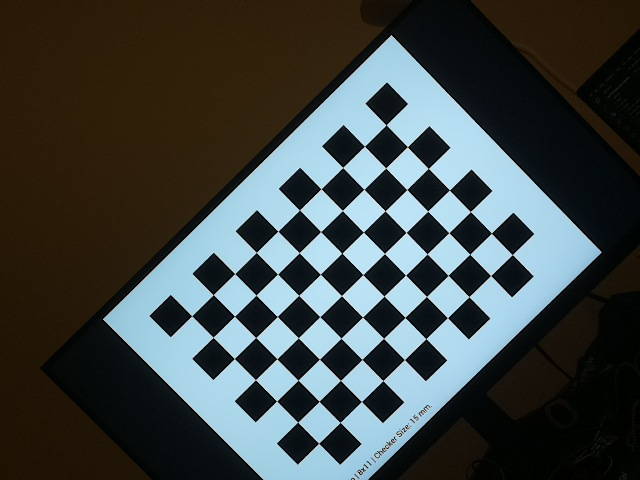
#> input picture scripts/camera_calibration/calib_01.jpg, 640 x 480 px; its folder holds only this picture in this run
$ python camera_calibration.py
#> lines starting #> are read from the running program, lines starting #| are printed output that depends on the picture; after the words box and inside, x2 and y2 are one past the last pixel; in counts of white or black regions, pixels touching at a corner belong together; long printed decimals are rounded
import cv2
import numpy as np
import glob

# === Settings ===
chessboard_size = (7, 10)       # Inner corners per row/column
square_size = 31.75             # mm
image_folder = "scripts/camera_calibration/*.jpg"

# === Prepare object points ===
objp = np.zeros((chessboard_size[0]*chessboard_size[1], 3), np.float32)
objp[:, :2] = np.mgrid[0:chessboard_size[0], 0:chessboard_size[1]].T.reshape(-1, 2)
objp *= square_size

objpoints = []  # 3D points in world
imgpoints = []  # 2D points in image

images = glob.glob(image_folder)

print(f"Found {len(images)} images...")

for fname in images:
    img = cv2.imread(fname)
#> img is the input picture: shape (480, 640, 3); mean B, G, R 68.6, 69.7, 63.1
    gray = cv2.cvtColor(img, cv2.COLOR_BGR2GRAY)
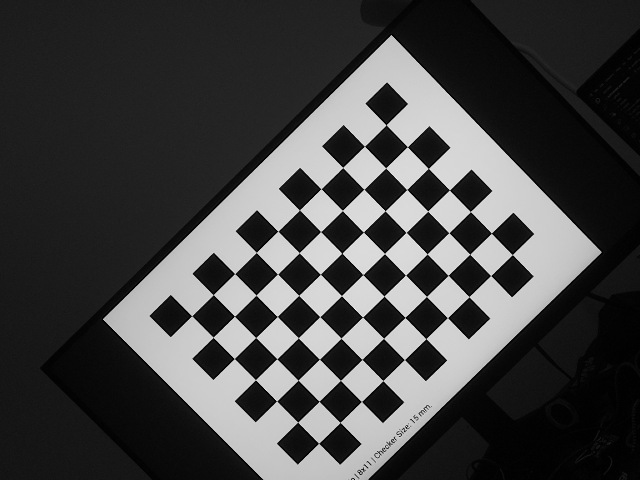
#> gray: shape (480, 640); min 0, max 246, mean 67.6

    # Find chessboard corners
    ret, corners = cv2.findChessboardCorners(gray, chessboard_size, None)
#> ret = True; corners = 70 rows, first 8: [386.1, 124.8], [407.4, 146.7], [428.4, 168.4], [449.5, 190], [470.3, 211.5], [491.4, 233.2], [512.3, 254.6], [364.5, 146.1]

    if ret:
        objpoints.append(objp)
        imgpoints.append(corners)

        # Optional: refine and draw
        corners2 = cv2.cornerSubPix(gray, corners, (11,11), (-1,-1),
                                    criteria=(cv2.TERM_CRITERIA_EPS + cv2.TERM_CRITERIA_MAX_ITER, 30, 0.001))
#> corners2 = 70 rows, first 8: [386.1, 124.8], [407.3, 146.7], [428.3, 168.4], [449.4, 190], [470.4, 211.6], [491.4, 233.1], [512.3, 254.6], [364.5, 146.2]
        img = cv2.drawChessboardCorners(img, chessboard_size, corners2, ret)
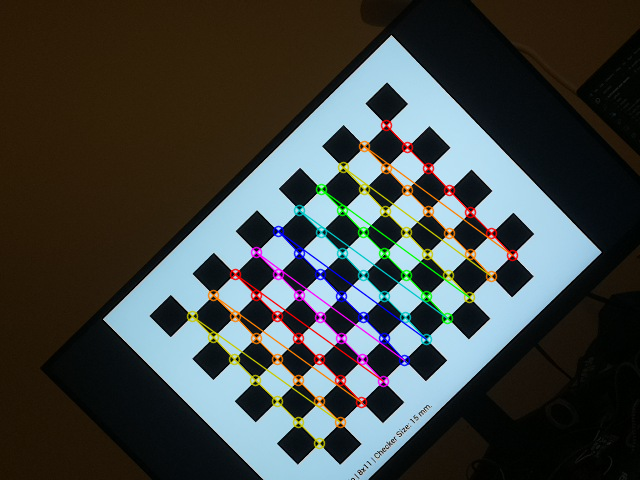
#> img: shape (480, 640, 3); 4.43% of pixels changed, all inside (x1, y1, x2, y2) = (186, 119, 519, 450)
        cv2.imshow('Corners', img)
        cv2.waitKey(100)
    else:
        print(f"❌ Corners not found in {fname}")

cv2.destroyAllWindows()

# === Calibrate ===
ret, K, dist, rvecs, tvecs = cv2.calibrateCamera(objpoints, imgpoints, gray.shape[::-1], None, None)
#> ret = 0.0803; K = [[1089.5, 0, 318.1], [0, 1088.4, 255.5], [0, 0, 1]]; dist = [[0.0977, -7.05, -0.00147, 4.4e-05, 154]]; rvecs = ([0.0377, -0.0367, 0.794],); tvecs = ([71.16, -136.6, 1139.4],)

print("\n✅ Calibration Complete")
print("Camera matrix (K):\n", K)
#| Camera matrix (K):
#|  [[1.08947705e+03 0.00000000e+00 3.18050398e+02]
#|  [0.00000000e+00 1.08837709e+03 2.55459683e+02]
#|  [0.00000000e+00 0.00000000e+00 1.00000000e+00]]
print("Distortion coefficients:\n", dist.ravel())
#| Distortion coefficients:
#|  [ 9.76612941e-02 -7.05125116e+00 -1.46594629e-03  4.39978947e-05
#|   1.53993681e+02]

# === Save to file ===
np.savez("camera_calibration.npz", K=K, dist=dist)

print("\nSaved to 'camera_calibration.npz'")

$ run again, on scripts/camera_calibration/calib_05.jpg
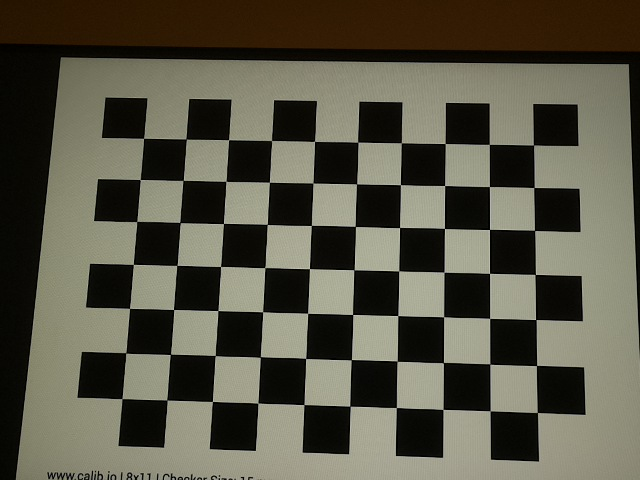
#> input picture scripts/camera_calibration/calib_05.jpg, 640 x 480 px
#> img is the input picture: shape (480, 640, 3); mean B, G, R 70.7, 85.4, 87.7
#> `gray = cv2.cvtColor(img, cv2.COLOR_BGR2GRAY)`:
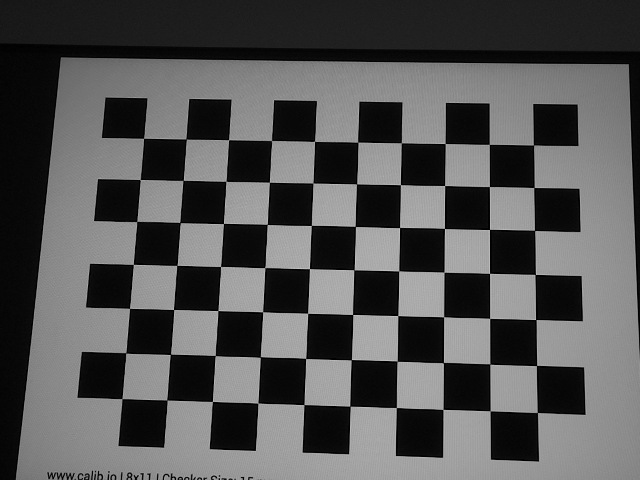
#> gray: shape (480, 640); min 0, max 197, mean 84.5
#> `ret, corners = cv2.findChessboardCorners(gray, chessboard_size, None)`: ret = True; corners = 70 rows, first 8: [533.5, 145], [534, 187.5], [534.6, 230.4], [535.3, 274.5], [535.7, 319.5], [536.5, 365.5], [537.4, 412.5], [489.3, 144.4]
#> corners2 = 70 rows, first 8: [533.5, 145], [533.9, 187.5], [534.5, 230.4], [535.2, 274.4], [535.8, 319.5], [536.5, 365.5], [537.4, 412.5], [489.3, 144.4]
#> `img = cv2.drawChessboardCorners(img, chessboard_size, corners2, ret)`:
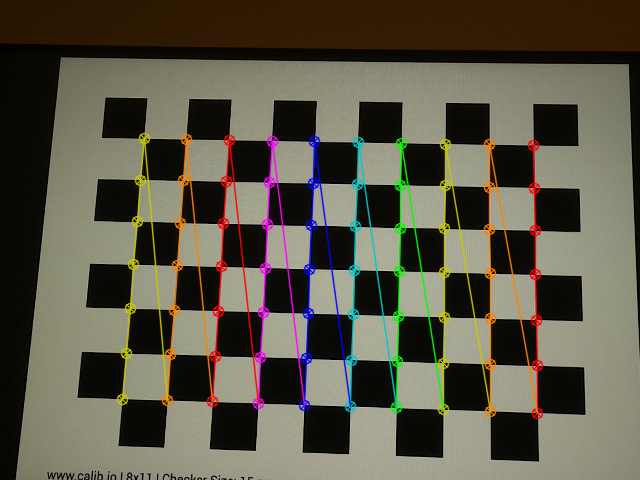
#> img: shape (480, 640, 3); 6.73% of pixels changed, all inside (x1, y1, x2, y2) = (116, 132, 544, 420)
#> `ret, K, dist, rvecs, tvecs = cv2.calibrateCamera(objpoints, imgpoints,..`: ret = 0.149; K = [[922.5, 0, 334.2], [0, 922.5, 243.9], [0, 0, 1]]; dist = [[0.146, -3.18, 0.000242, 0.0028, 21.82]]; rvecs = ([-0.136, 0.213, 1.59],); tvecs = ([144, -71.46, 669.5],)
#| Camera matrix (K):
#|  [[922.507   0.         334.220  ]
#|  [  0.         922.529 243.888]
#|  [  0.           0.           1.        ]]
#| Distortion coefficients:
#|  [ 1.46050665e-01 -3.17640092e+00  2.41556872e-04  2.79843146e-03
#|   2.18158793e+01]

$ run again, on scripts/camera_calibration/calib_06.jpg
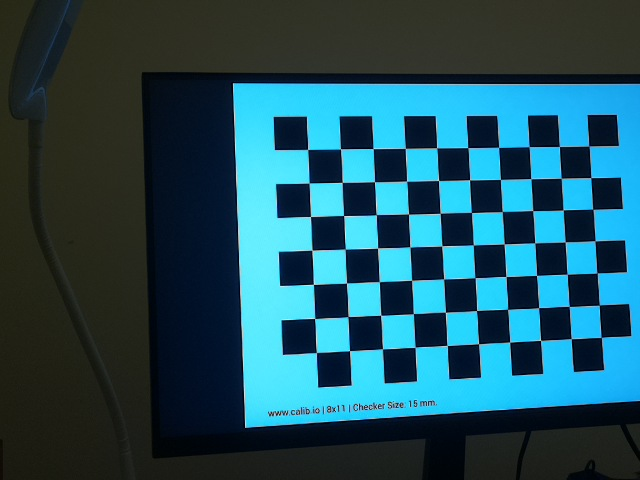
#> input picture scripts/camera_calibration/calib_06.jpg, 640 x 480 px
#> img is the input picture: shape (480, 640, 3); mean B, G, R 94, 80.7, 32.6
#> `gray = cv2.cvtColor(img, cv2.COLOR_BGR2GRAY)`:
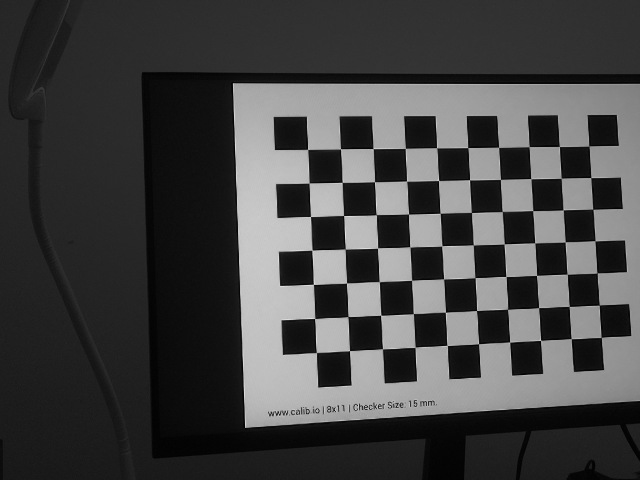
#> gray: shape (480, 640); min 1, max 229, mean 67.8
#> `ret, corners = cv2.findChessboardCorners(gray, chessboard_size, None)`: ret = True; corners = 70 rows, first 8: [588.9, 146], [590.8, 177.5], [592.8, 209.3], [595, 240.8], [597.1, 272.8], [599.3, 305.1], [601.2, 337.5], [559.4, 146.5]
#> corners2 = 70 rows, first 8: [589, 146], [590.8, 177.6], [592.8, 209.3], [595.1, 240.8], [596.9, 273], [599.3, 305.1], [601.2, 337.4], [559.3, 146.5]
#> `img = cv2.drawChessboardCorners(img, chessboard_size, corners2, ret)`:
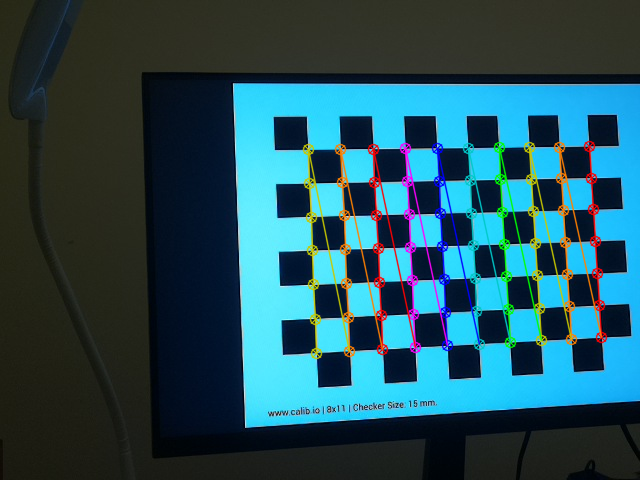
#> img: shape (480, 640, 3); 5.35% of pixels changed, all inside (x1, y1, x2, y2) = (302, 140, 608, 360)
#> `ret, K, dist, rvecs, tvecs = cv2.calibrateCamera(objpoints, imgpoints,..`: ret = 0.184; K = [[1007.1, 0, 304.3], [0, 996.8, 210.9], [0, 0, 1]]; dist = [[-0.0911, 1.87, 0.000495, 0.00294, -8.85]]; rvecs = ([-0.227, -0.106, 1.53],); tvecs = ([282.2, -65.02, 1001.1],)
#| Camera matrix (K):
#|  [[1.00706929e+03 0.00000000e+00 3.04316607e+02]
#|  [0.00000000e+00 9.96836874e+02 2.10896179e+02]
#|  [0.00000000e+00 0.00000000e+00 1.00000000e+00]]
#| Distortion coefficients:
#|  [-9.10990306e-02  1.87091324e+00  4.94692883e-04  2.93532822e-03
#|  -8.84777307e+00]

$ run again, on scripts/camera_calibration/calib_07.jpg
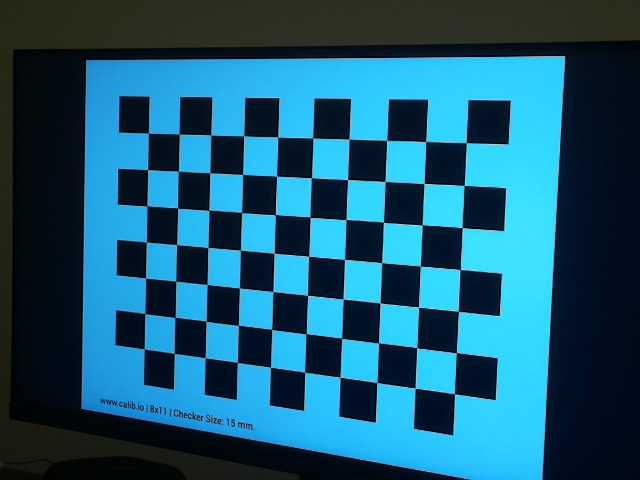
#> input picture scripts/camera_calibration/calib_07.jpg, 640 x 480 px
#> img is the input picture: shape (480, 640, 3); mean B, G, R 115.2, 89.7, 26.5
#> `gray = cv2.cvtColor(img, cv2.COLOR_BGR2GRAY)`:
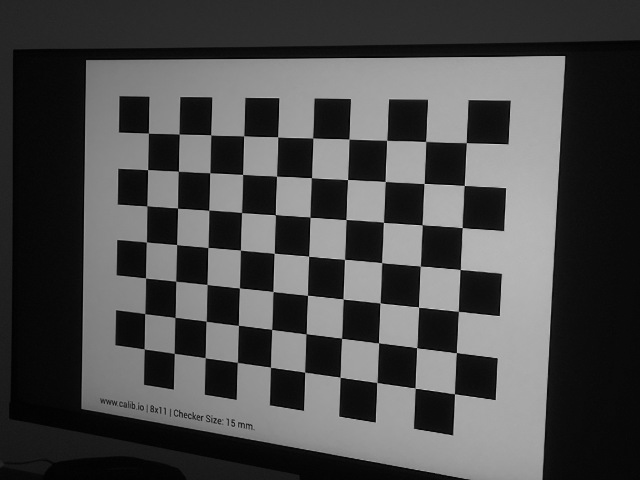
#> gray: shape (480, 640); min 1, max 207, mean 73.7
#> `ret, corners = cv2.findChessboardCorners(gray, chessboard_size, None)`: ret = True; corners = 70 rows, first 8: [466.3, 142.6], [464.3, 185.5], [462.3, 227.6], [460.2, 269.6], [458.4, 311.4], [456.4, 352.5], [454.5, 393.7], [425.6, 141.4]
#> corners2 = 70 rows, first 8: [466.3, 142.7], [464.1, 185.5], [462.2, 227.6], [460.2, 269.4], [458.4, 311.4], [456.3, 352.7], [454.5, 393.8], [425.6, 141.5]
#> `img = cv2.drawChessboardCorners(img, chessboard_size, corners2, ret)`:
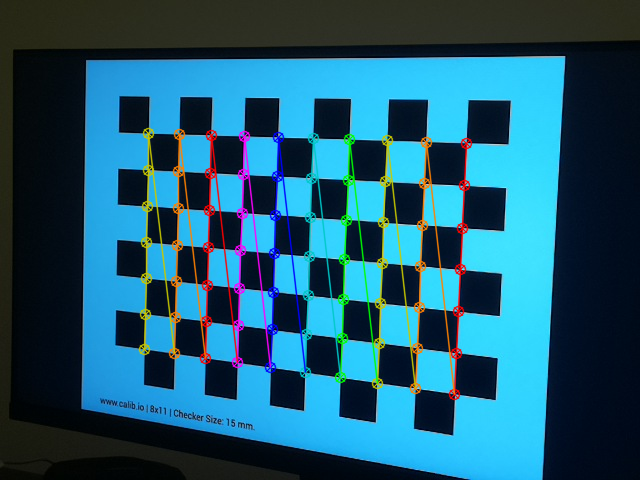
#> img: shape (480, 640, 3); 6.06% of pixels changed, all inside (x1, y1, x2, y2) = (138, 127, 473, 401)
#> `ret, K, dist, rvecs, tvecs = cv2.calibrateCamera(objpoints, imgpoints,..`: ret = 0.133; K = [[1066.7, 0, 311.7], [0, 1050.5, 243.4], [0, 0, 1]]; dist = [[0.343, -17.77, 0.0013, 0.00127, 269.9]]; rvecs = ([0.445, 0.31, 1.59],); tvecs = ([113.4, -75.06, 784.2],)
#| Camera matrix (K):
#|  [[1.06667571e+03 0.00000000e+00 3.11729220e+02]
#|  [0.00000000e+00 1.05045754e+03 2.43425547e+02]
#|  [0.00000000e+00 0.00000000e+00 1.00000000e+00]]
#| Distortion coefficients:
#|  [ 3.42732320e-01 -1.77690934e+01  1.30079446e-03  1.27116323e-03
#|   2.69873595e+02]

$ run again, on scripts/camera_calibration/calib_02.jpg
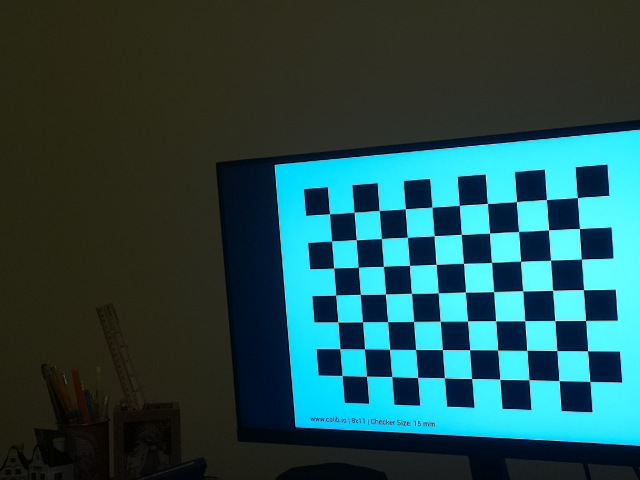
#> input picture scripts/camera_calibration/calib_02.jpg, 640 x 480 px
#> img is the input picture: shape (480, 640, 3); mean B, G, R 79.3, 78.3, 36.1
#> `gray = cv2.cvtColor(img, cv2.COLOR_BGR2GRAY)`:
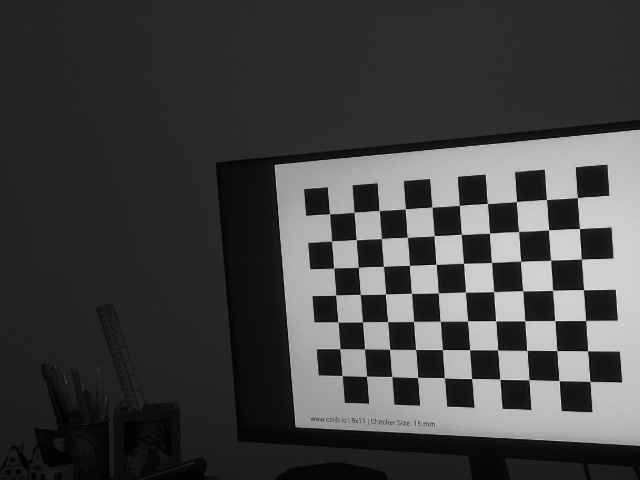
#> gray: shape (480, 640); min 0, max 234, mean 65.8
#> `ret, corners = cv2.findChessboardCorners(gray, chessboard_size, None)`: ret = True; corners = 70 rows, first 8: [577.4, 197.6], [579.5, 228.6], [581.4, 259.1], [583.5, 289.6], [585.5, 320.5], [587.5, 350.7], [589.8, 381.5], [546.4, 199.6]
#> corners2 = 70 rows, first 8: [577.3, 197.5], [579.4, 228.6], [581.3, 259.1], [583.5, 289.7], [585.7, 320.5], [587.6, 350.8], [590, 381.5], [546.4, 199.5]
#> `img = cv2.drawChessboardCorners(img, chessboard_size, corners2, ret)`:
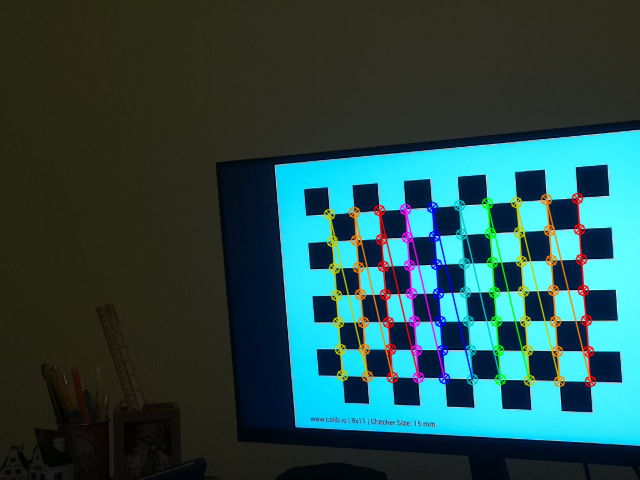
#> img: shape (480, 640, 3); 4.88% of pixels changed, all inside (x1, y1, x2, y2) = (323, 192, 597, 388)
#> `ret, K, dist, rvecs, tvecs = cv2.calibrateCamera(objpoints, imgpoints,..`: ret = 0.14; K = [[914.5, 0, 346.9], [0, 912.6, 226.1], [0, 0, 1]]; dist = [[-0.0438, 1.13, -0.00262, -0.000518, -3.9]]; rvecs = ([0.396, 0.31, 1.47],); tvecs = ([235.9, -29.16, 936.7],)
#| Camera matrix (K):
#|  [[914.530   0.         346.902]
#|  [  0.         912.638 226.103]
#|  [  0.           0.           1.        ]]
#| Distortion coefficients:
#|  [-4.37532934e-02  1.13264335e+00 -2.61721074e-03 -5.18414828e-04
#|  -3.90345009e+00]
